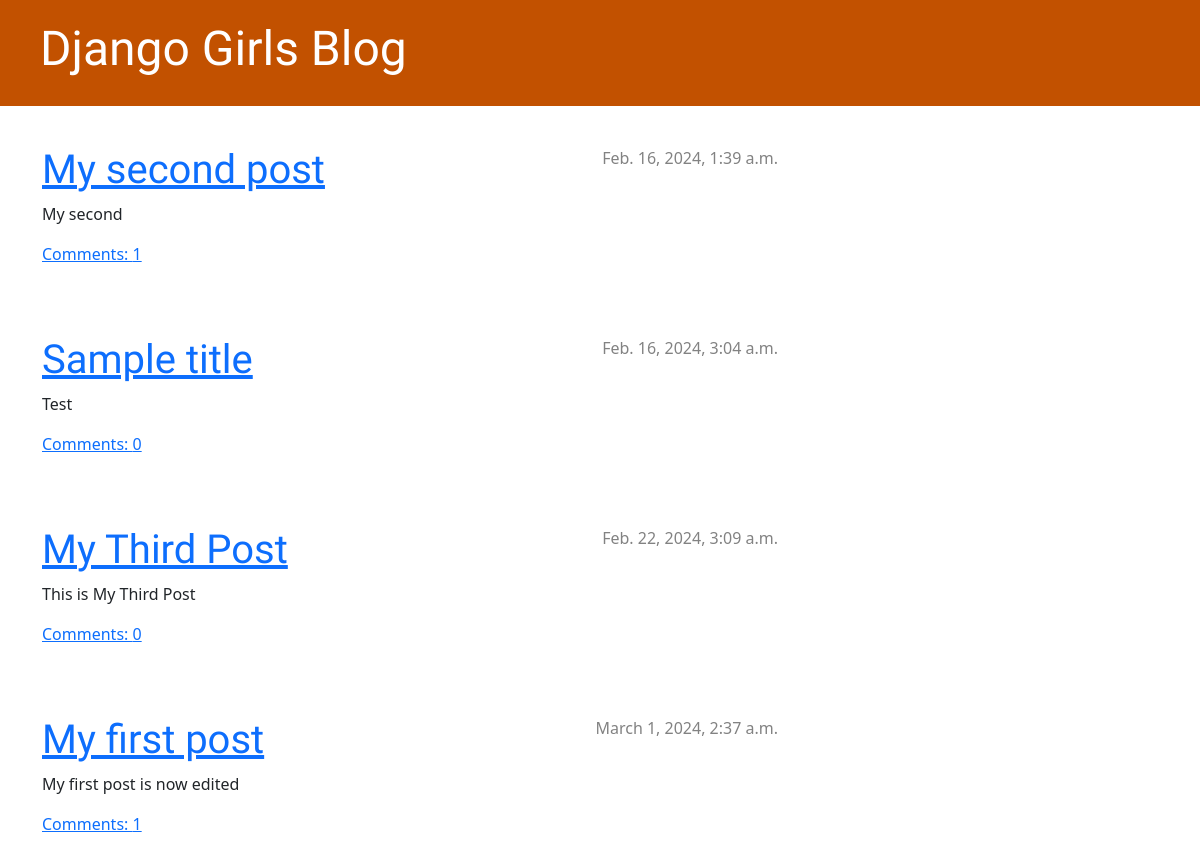
The page / on the database its author committed.
### blog/models.py (models this page shows, shortened)
class Post(models.Model):
    author = models.ForeignKey(settings.AUTH_USER_MODEL, on_delete=models.CASCADE)
    title = models.CharField(max_length=200)
    text = models.TextField()
    created_date = models.DateTimeField(default=timezone.now)
    published_date = models.DateTimeField(blank=True, null=True)
    def approved_comments(self):
        return self.comments.filter(approved_comment=True)

### blog/views.py (the view)
# urls.py: path('', views.post_list, name='post_list'),
def post_list(request):
    posts = Post.objects.filter(published_date__lte=timezone.now()).order_by('published_date')
    return render(request, 'blog/post_list.html', {'posts': posts})

### blog/templates/blog/post_list.html
{% extends 'blog/base.html' %}
{% block content %}
    {% for post in posts %}
        <div class="post">
            <div class="date">
                {{ post.published_date }}
            </div>
            <h1><a href="{% url 'post_detail' pk=post.pk %}">{{ post.title }}</a></h1>
            <p>{{ post.text|linebreaksbr }}</p>
            <a href="{% url 'post_detail' pk=post.pk %}">Comments: {{ post.approved_comments.count }}</a>
        </div>
    {% endfor %}
{% endblock content %}

### blog/static/css/blog.css (style rules this page uses)
h1, h2, h3, h4 { font-family: 'Lobster', cursive; }
.date { color: #828282; }
.post { margin-bottom: 70px; }
.post > .date, .post > .actions { float: right; }

### rows shown on the page
Post: published_date "Feb. 16, 2024, 1:39 a.m.", title "My second post", text "My second", approved_comments.count "1"
Post: published_date "Feb. 16, 2024, 3:04 a.m.", title "Sample title", text "Test", approved_comments.count "0"
Post: published_date "Feb. 22, 2024, 3:09 a.m.", title "My Third Post", text "This is My Third Post", approved_comments.count "0"
Post: published_date "March 1, 2024, 2:37 a.m.", title "My first post", text "My first post is now edited", approved_comments.count "1"
